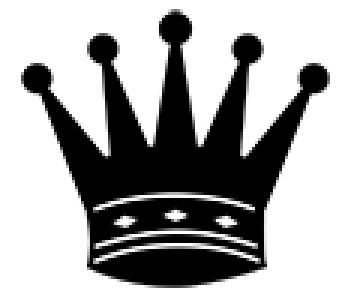
#> input picture csp/qimg.png, 116 x 100 px (shown 3 times larger)
$ python n-queens.py
#> lines starting #> are read from the running program, lines starting #| are printed output that depends on the picture
### csp/animate.py
import matplotlib.pyplot as plt
import matplotlib.animation as anim
from matplotlib.offsetbox import OffsetImage, AnnotationBbox

# im = plt.imread('qimg.png')
# oi = OffsetImage(im, zoom = 0.15)
# box = AnnotationBbox(oi, (px, py), frameon=False)


patches = []

def init():
    return []

def animate(i, path, ax, size):
#> called with i = 0, size = 8
    global patches
    for patch in patches:
        patch.remove()

    st = i % len(path)
    board = path[st]

    colors = ['navajowhite', 'peru']
    patches = []

    for i in range(size):
        for j in range(size):
            rem = (i+j)%2
            square = ax.add_patch(plt.Rectangle((i,j), width=1, height=1, color=colors[rem]))
            patches.append(square)

    if st==len(path)-1:
        for i,j in enumerate(board):
            square = ax.add_patch(plt.Rectangle((i,j), width=1, height=1, color='forestgreen'))
            patches.append(square)

    for i,j in enumerate(board):
        im = plt.imread('qimg.png')
#> im is the input picture: shape (100, 116, 4) float32; mean R, G, B, A 0.201, 0.201, 0.201, 0.371
        oi = OffsetImage(im, zoom=(0.6*4/size))
        queen = AnnotationBbox(oi, (i+0.5, j+0.5), frameon=False)
        patches.append(ax.add_artist(queen))

    return patches

def run_animation(size, path):
    plt.style.use('seaborn')
    nx, ny = size, size
    fig = plt.figure()
    plt.axis([0,nx,0,ny])

    ax = plt.gca()
    ax.set_ylim(ax.get_ylim()[::-1])
    ax.xaxis.tick_top()
    ax.yaxis.tick_left()
    ax.set_title(f'{size}-Queens', fontsize=25)

    ax.set_aspect(1)

    frames = list(range(len(path)))
    frames.extend([len(path)-1]*3)


    ani = anim.FuncAnimation(fig, animate, init_func=init,
                                frames=frames, interval=400, blit=True, fargs=(path,ax,size))
    ani.save(f"{size}-Queens.gif", writer="pillow", dpi=200)
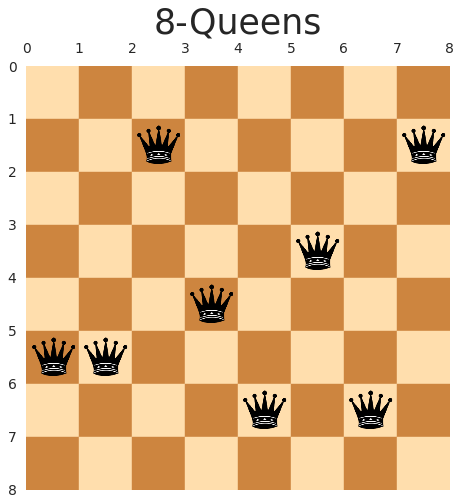
#> figure drawn by matplotlib, 1 panel
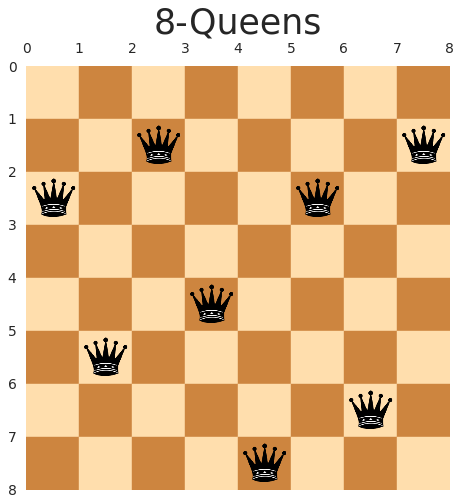
#> figure drawn by matplotlib, 1 panel
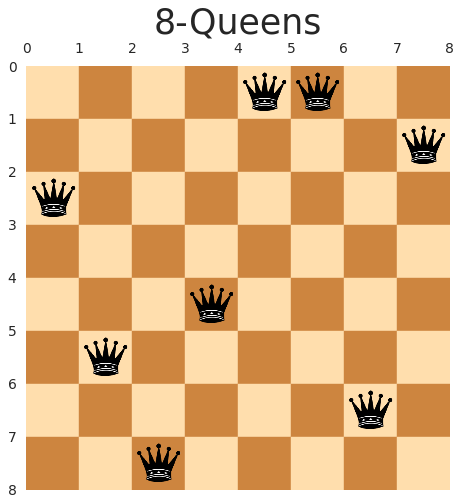
#> figure drawn by matplotlib, 1 panel
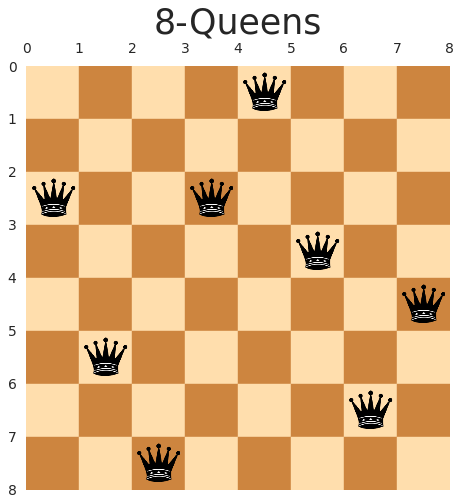
#> figure drawn by matplotlib, 1 panel
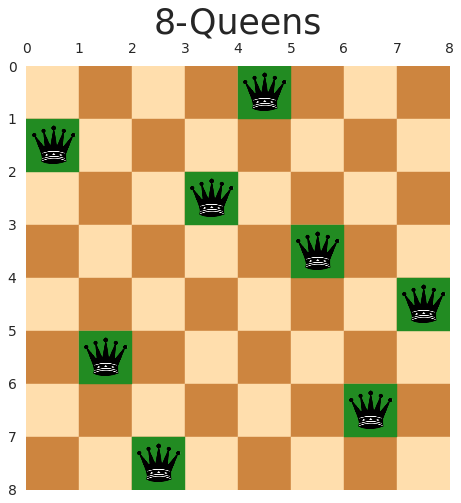
#> figure drawn by matplotlib, 1 panel
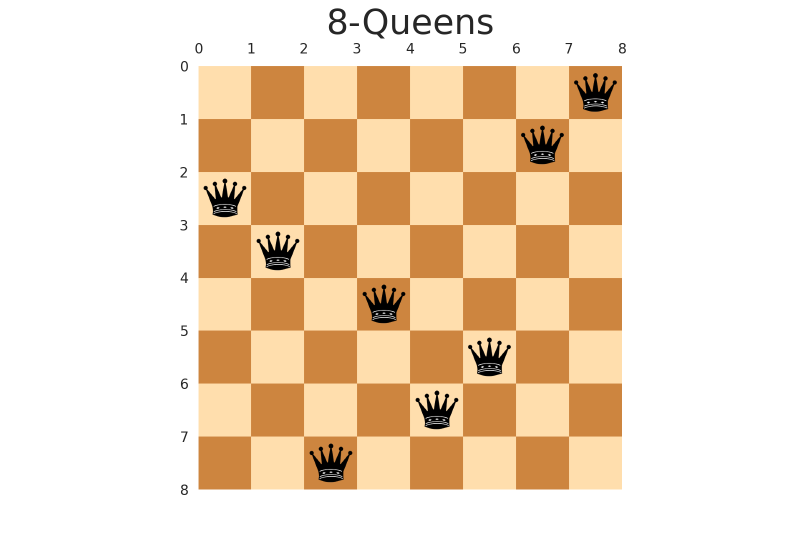
#> saved as 8-Queens.gif: PIL image 1600x1100 RGBA (shown at 1/2 size); mean R, G, B, A 241, 220.4, 196.9, 255

### csp/n-queens.py
import sys
sys.path.append("..")

import numpy as np
from animate import run_animation

def init_board(N, random=True):
    if random:
        board = np.random.permutation(N)
        return board
    else:
        board = np.zeros(N, dtype=int)
        return board

def print_board(board, N):
    b = np.zeros((N,N), dtype=int)
    for i in range(N):
        b[board[i]][i] = 1
    print(b)

def get_conflicts(board, N):
    conflict_queens = []
    for i in range(N):
        n = num_attacks(board, i, board[i], N)
        if n>0:
            conflict_queens.append(i)
    return conflict_queens

def num_attacks(board, j, pos_j, N):
    num = 0
    for i in range(N):
        pos_i = board[i]
        if i==j:
            continue
        if pos_i==pos_j:
            num += 1
            continue
        if np.abs(i-j)==np.abs(pos_i-pos_j):
            num += 1
    return num

def min_conflicts(board, N, log=False):
    conflicts = get_conflicts(board, N)
    last_choice = -1
    turns = 0       # counts number of turns
    path = [np.copy(board)]
    while conflicts:
        if log:
            print_board(board, N)

        i = np.random.choice(conflicts)
        while last_choice==i:               # ensure new queen is chosen
            i = np.random.choice(conflicts)

        pos = board[i]
        if log:
            print(f"selected queen {i}, current position {pos}")

        # calculate number of attacks in each position
        attacks = np.zeros(N, dtype=int)
        for pos_i in range(N):
            if pos_i==pos:
                attacks[pos_i] = N+1        # ensure queen moves to new position
                continue
            attacks[pos_i] = num_attacks(board, i, pos_i, N)

        # move queen to new position with minimum conflict
        min_attacks = np.where(attacks==attacks.min())
        new_pos = np.random.choice(min_attacks[0])
        board[i] = new_pos

        # reset variables
        last_choice = i
        conflicts = get_conflicts(board, N)
        turns += 1

        if log:
            print(f"turn {turns}: move queen {i} to position {new_pos}")

        path.append(np.copy(board))
    return path, turns

N = 4
b1 = init_board(N, random=False)

path, turns = min_conflicts(b1, N)
# run_animation(N, path)

N = 8
b2 = init_board(N, random=True)

path, turns = min_conflicts(b2, N)
run_animation(N, path)


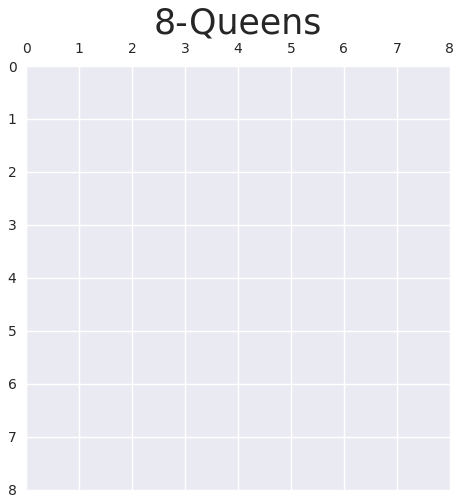
#> figure drawn by matplotlib, 1 panel
